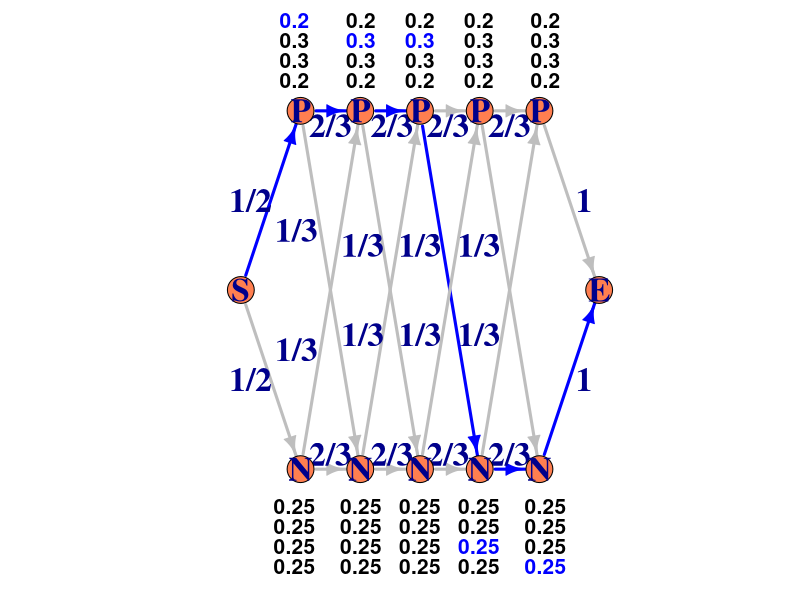
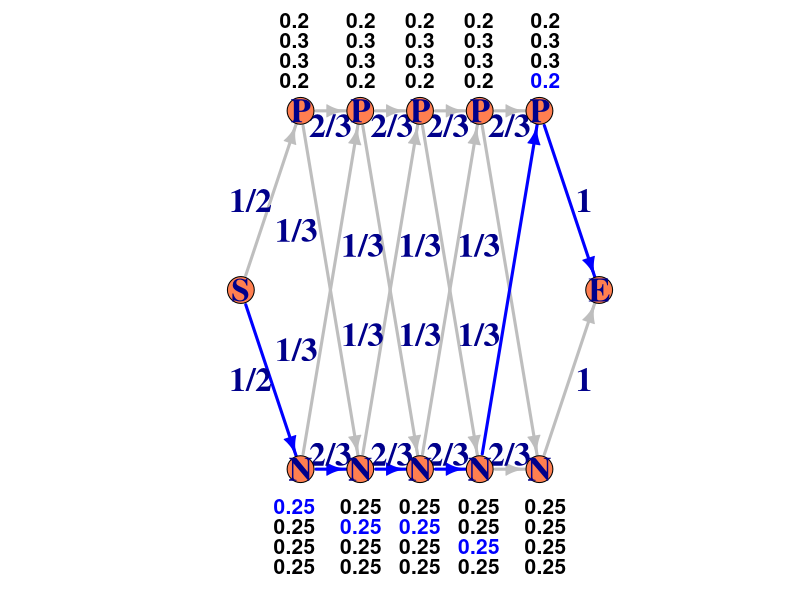
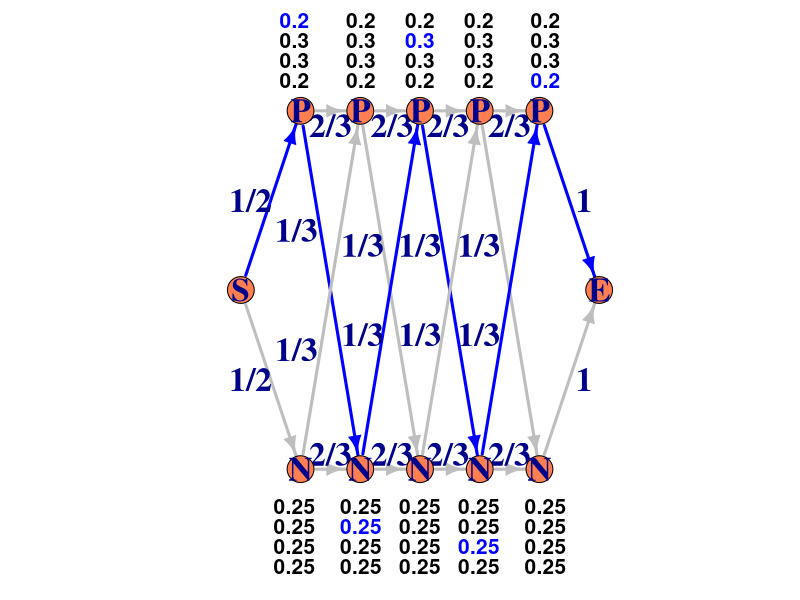

Reproduce these figures in R, in order.
## This software comes AS IS in the hope that it will be useful WITHOUT ANY WARRANTY, 
## NOT even the implied warranty of MERCHANTABILITY or FITNESS FOR A PARTICULAR PURPOSE. 
## Please understand that there may still be bugs and errors. Use it at your own risk. 
## We take no responsibility for any errors or omissions in this code or for any misfortune 
## that may befall you or others as a result of its use. Please send comments and report 
## bugs to Krzysztof Bartoszek at krzbar@protonmail.ch .

library(igraph)


f_plot5stateDNAHMM<-function(png_filename,v_blue_edge,v_blue_emit){
    HMMadjm<-matrix(0,ncol=12,nrow=12)
    HMMadjm[1,c(2,7)]<-1

    ## P protein-coding region 
     HMMadjm[2,c(3,8)]<-1
     HMMadjm[3,c(4,9)]<-1
     HMMadjm[4,c(5,10)]<-1
     HMMadjm[5,c(6,11)]<-1
     HMMadjm[6,c(12)]<-1

    ## N non-coding region 
     HMMadjm[7,c(3,8)]<-1
     HMMadjm[8,c(4,9)]<-1
     HMMadjm[9,c(5,10)]<-1
     HMMadjm[10,c(6,11)]<-1
     HMMadjm[11,c(12)]<-1

    gHMM <- igraph::graph_from_adjacency_matrix( HMMadjm, mode="directed" ) 
    coords<-rbind(
    c(2,7.5), ##S
    c(5,8),c(8,8),c(11,8),c(14,8),c(17,8), ## P
    c(5,7),c(8,7),c(11,7),c(14,7),c(17,7), ## N
    c(20,7.5) ##E
    )

    v_transition_probs<-c(
	"1/2","1/2",
	"2/3","1/3",
	"2/3","1/3",
	"2/3","1/3",
	"2/3","1/3",
	"1",
	"1/3","2/3",
	"1/3","2/3",
	"1/3","2/3",
	"1/3","2/3",
	"1"
    )

    m_edge_lab<-rbind(
	c(-1+1/18,-0.5), #"1/2"
	c(-1+1/18,0.5), #"1/2"
	c(-1/2,1-1/12), #"2/3"
	c(-0.69,4/12), #"1/3"
	c(-5/32,1-1/12), #"2/3"
	c(-0.32,3/12), #"1/3"
	c(5/32,1-1/12), #"2/3"
	c(0,3/12), #"1/3"
	c(1/2,1-1/12), #"2/3"
	c(0,-3/12), #"1/3"
	c(1-1/12,-0.5), #"1"
	c(-0.69,-4/12), #"1/3"
	c(-1/2,-1+1/12), #"2/3" 
	c(-0.32,-3/12), #"1/3"
	c(-5/32,-1+1/12), #"2/3"
	c(0.33,3/12), #"1/3"
	c(5/32,-1+1/12), #"2/3"
	c(0.33,-3/12), #"1/3"
	c(1/2,-1+1/12), #"2/3"
	c(1-1/12,0.5) #"1" 
    )

    v_edge_lab_x<-m_edge_lab[,1]
    v_edge_lab_y<-m_edge_lab[,2]

    v_edge_color<-rep("gray",20)
    v_edge_color[v_blue_edge]<-"blue"
    #https://stackoverflow.com/questions/60311851/position-edge-labels-on-igraph-plot-in-r

    png(png_filename)
	plot(gHMM, vertex.size = 15, edge.width = 3, vertex.color = "coral",main="",vertex.label=c("S",rep("P",5),rep("N",5),"E"),layout=coords,
	vertex.label.cex=2,vertex.label.font=2,vertex.label.col="black",
	edge.label=v_transition_probs,edge.label.cex=2,edge.label.font=2,edge.label.col="black",
	edge.label.x = v_edge_lab_x,edge.label.y =v_edge_lab_y,edge.color=v_edge_color)

	v_emit_cols<-rep("black",40)
	v_emit_cols[v_blue_emit]<-"blue"
	j<-1

	mtext('0.25', side=1, line=0, at=-0.7,font=2,cex=1.25,col=v_emit_cols[j]);j<-j+1
	mtext('0.25', side=1, line=1, at=-0.7,font=2,cex=1.25,col=v_emit_cols[j]);j<-j+1
	mtext('0.25', side=1, line=2, at=-0.7,font=2,cex=1.25,col=v_emit_cols[j]);j<-j+1
	mtext('0.25', side=1, line=3, at=-0.7,font=2,cex=1.25,col=v_emit_cols[j]);j<-j+1

	mtext('0.25', side=1, line=0, at=-0.33,font=2,cex=1.25,col=v_emit_cols[j]);j<-j+1
	mtext('0.25', side=1, line=1, at=-0.33,font=2,cex=1.25,col=v_emit_cols[j]);j<-j+1
	mtext('0.25', side=1, line=2, at=-0.33,font=2,cex=1.25,col=v_emit_cols[j]);j<-j+1
	mtext('0.25', side=1, line=3, at=-0.33,font=2,cex=1.25,col=v_emit_cols[j]);j<-j+1

	mtext('0.25', side=1, line=0, at=0,font=2,cex=1.25,col=v_emit_cols[j]);j<-j+1
	mtext('0.25', side=1, line=1, at=0,font=2,cex=1.25,col=v_emit_cols[j]);j<-j+1
	mtext('0.25', side=1, line=2, at=0,font=2,cex=1.25,col=v_emit_cols[j]);j<-j+1
	mtext('0.25', side=1, line=3, at=0,font=2,cex=1.25,col=v_emit_cols[j]);j<-j+1

	mtext('0.25', side=1, line=0, at=0.33,font=2,cex=1.25,col=v_emit_cols[j]);j<-j+1
	mtext('0.25', side=1, line=1, at=0.33,font=2,cex=1.25,col=v_emit_cols[j]);j<-j+1
	mtext('0.25', side=1, line=2, at=0.33,font=2,cex=1.25,col=v_emit_cols[j]);j<-j+1
	mtext('0.25', side=1, line=3, at=0.33,font=2,cex=1.25,col=v_emit_cols[j]);j<-j+1

	mtext('0.25', side=1, line=0, at=0.7,font=2,cex=1.25,col=v_emit_cols[j]);j<-j+1
	mtext('0.25', side=1, line=1, at=0.7,font=2,cex=1.25,col=v_emit_cols[j]);j<-j+1
	mtext('0.25', side=1, line=2, at=0.7,font=2,cex=1.25,col=v_emit_cols[j]);j<-j+1
	mtext('0.25', side=1, line=3, at=0.7,font=2,cex=1.25,col=v_emit_cols[j]);j<-j+1

	mtext('0.2', side=3, line=-0.5, at=-0.7,font=2,cex=1.25,col=v_emit_cols[j]);j<-j+1
	mtext('0.3', side=3, line=0.5, at=-0.7,font=2,cex=1.25,col=v_emit_cols[j]);j<-j+1
	mtext('0.3', side=3, line=1.5, at=-0.7,font=2,cex=1.25,col=v_emit_cols[j]);j<-j+1
	mtext('0.2', side=3, line=2.5, at=-0.7,font=2,cex=1.25,col=v_emit_cols[j]);j<-j+1

	mtext('0.2', side=3, line=-0.5, at=-0.33,font=2,cex=1.25,col=v_emit_cols[j]);j<-j+1
	mtext('0.3', side=3, line=0.5, at=-0.33,font=2,cex=1.25,col=v_emit_cols[j]);j<-j+1
	mtext('0.3', side=3, line=1.5, at=-0.33,font=2,cex=1.25,col=v_emit_cols[j]);j<-j+1
	mtext('0.2', side=3, line=2.5, at=-0.33,font=2,cex=1.25,col=v_emit_cols[j]);j<-j+1

	mtext('0.2', side=3, line=-0.5, at=0,font=2,cex=1.25,col=v_emit_cols[j]);j<-j+1
	mtext('0.3', side=3, line=0.5, at=0,font=2,cex=1.25,col=v_emit_cols[j]);j<-j+1
	mtext('0.3', side=3, line=1.5, at=0,font=2,cex=1.25,col=v_emit_cols[j]);j<-j+1
	mtext('0.2', side=3, line=2.5, at=0,font=2,cex=1.25,col=v_emit_cols[j]);j<-j+1

	mtext('0.2', side=3, line=-0.5, at=0.33,font=2,cex=1.25,col=v_emit_cols[j]);j<-j+1
	mtext('0.3', side=3, line=0.5, at=0.33,font=2,cex=1.25,col=v_emit_cols[j]);j<-j+1
	mtext('0.3', side=3, line=1.5, at=0.33,font=2,cex=1.25,col=v_emit_cols[j]);j<-j+1
	mtext('0.2', side=3, line=2.5, at=0.33,font=2,cex=1.25,col=v_emit_cols[j]);j<-j+1
	
	mtext('0.2', side=3, line=-0.5, at=0.7,font=2,cex=1.25,col=v_emit_cols[j]);j<-j+1
	mtext('0.3', side=3, line=0.5, at=0.7,font=2,cex=1.25,col=v_emit_cols[j]);j<-j+1
	mtext('0.3', side=3, line=1.5, at=0.7,font=2,cex=1.25,col=v_emit_cols[j]);j<-j+1
	mtext('0.2', side=3, line=2.5, at=0.7,font=2,cex=1.25,col=v_emit_cols[j]);j<-j+1
	
    dev.off()
}

#f_plot5stateDNAHMM("HMMDNAgraph.png",c(1,3,5,8,19,20),c(22,25,32,13,20))
## A,C,C,G,T
f_plot5stateDNAHMM("HMMDNAgraph.png",c(1,3,5,8,19,20),c(24,27,31,15,20))
f_plot5stateDNAHMM("HMMDNAgraph_2.png",c(2,13,15,17,18,11),c(1,6,10,15,37))
f_plot5stateDNAHMM("HMMDNAgraph_3.png",c(1,4,14,8,18,11),c(24,6,31,15,37))

